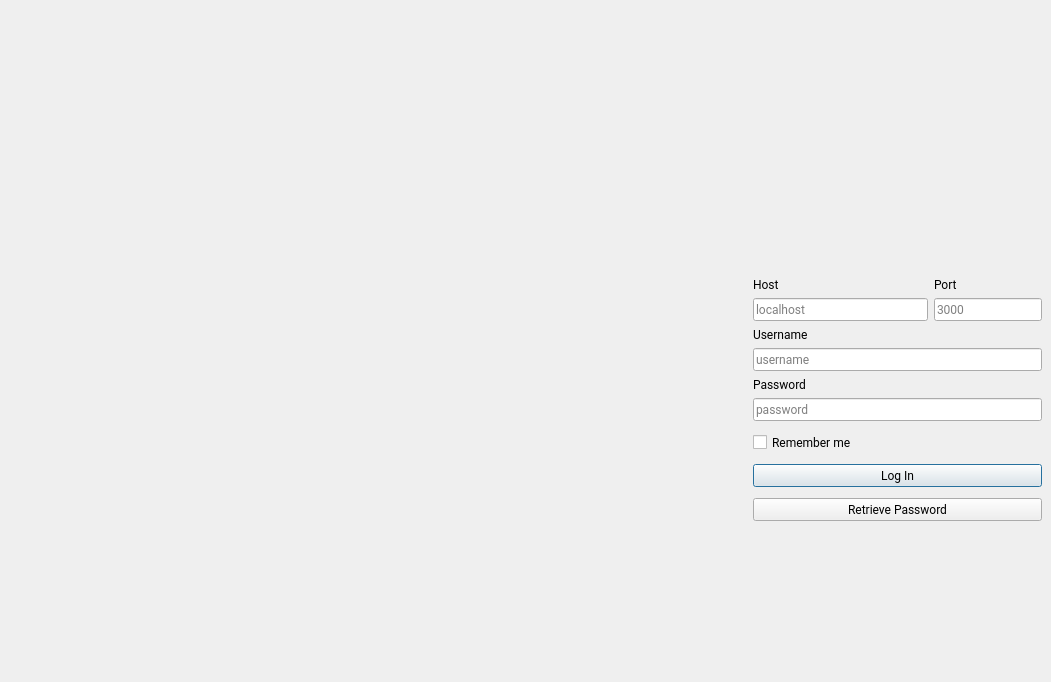
<?xml version="1.0" encoding="UTF-8"?>
<ui version="4.0">
 <class>LoginForm</class>
 <widget class="QWidget" name="LoginForm">
  <property name="geometry">
   <rect>
    <x>0</x>
    <y>0</y>
    <width>1051</width>
    <height>682</height>
   </rect>
  </property>
  <property name="font">
   <font>
    <family>Roboto</family>
   </font>
  </property>
  <property name="windowTitle">
   <string>QLibraryLogin</string>
  </property>
  <property name="windowIcon">
   <iconset resource="../../resources/resource.qrc">
    <normaloff>:/images/LibraryLogo.png</normaloff>:/images/LibraryLogo.png</iconset>
  </property>
  <property name="styleSheet">
   <string notr="true"/>
  </property>
  <layout class="QHBoxLayout" name="horizontalLayout" stretch="12,5">
   <property name="spacing">
    <number>6</number>
   </property>
   <property name="sizeConstraint">
    <enum>QLayout::SetDefaultConstraint</enum>
   </property>
   <property name="leftMargin">
    <number>0</number>
   </property>
   <property name="topMargin">
    <number>0</number>
   </property>
   <property name="rightMargin">
    <number>0</number>
   </property>
   <property name="bottomMargin">
    <number>0</number>
   </property>
   <item>
    <widget class="QLabel" name="label_6">
     <property name="minimumSize">
      <size>
       <width>400</width>
       <height>100</height>
      </size>
     </property>
     <property name="font">
      <font>
       <family>Montserrat</family>
      </font>
     </property>
     <property name="styleSheet">
      <string notr="true">border-image: url(:/images/LibraryBackground.jpg);</string>
     </property>
     <property name="text">
      <string/>
     </property>
    </widget>
   </item>
   <item>
    <widget class="QWidget" name="loginWidget" native="true">
     <property name="font">
      <font>
       <family>Roboto</family>
      </font>
     </property>
     <layout class="QVBoxLayout" name="verticalLayout">
      <item>
       <spacer name="verticalSpacer">
        <property name="orientation">
         <enum>Qt::Vertical</enum>
        </property>
        <property name="sizeType">
         <enum>QSizePolicy::Expanding</enum>
        </property>
        <property name="sizeHint" stdset="0">
         <size>
          <width>20</width>
          <height>40</height>
         </size>
        </property>
       </spacer>
      </item>
      <item>
       <widget class="QLabel" name="logoLabel">
        <property name="sizePolicy">
         <sizepolicy hsizetype="Preferred" vsizetype="Preferred">
          <horstretch>0</horstretch>
          <verstretch>0</verstretch>
         </sizepolicy>
        </property>
        <property name="minimumSize">
         <size>
          <width>50</width>
          <height>100</height>
         </size>
        </property>
        <property name="font">
         <font>
          <family>Montserrat</family>
         </font>
        </property>
        <property name="styleSheet">
         <string notr="true"> image: url(:/images/LibraryLogo.png);</string>
        </property>
        <property name="text">
         <string/>
        </property>
       </widget>
      </item>
      <item>
       <spacer name="verticalSpacer_2">
        <property name="orientation">
         <enum>Qt::Vertical</enum>
        </property>
        <property name="sizeType">
         <enum>QSizePolicy::Fixed</enum>
        </property>
        <property name="sizeHint" stdset="0">
         <size>
          <width>20</width>
          <height>10</height>
         </size>
        </property>
       </spacer>
      </item>
      <item>
       <layout class="QGridLayout" name="gridLayout" columnstretch="10,0">
        <item row="1" column="0">
         <widget class="QLineEdit" name="host">
          <property name="font">
           <font>
            <family>Montserrat</family>
           </font>
          </property>
          <property name="maxLength">
           <number>80</number>
          </property>
          <property name="placeholderText">
           <string>localhost</string>
          </property>
         </widget>
        </item>
        <item row="0" column="1">
         <widget class="QLabel" name="portLabel">
          <property name="font">
           <font>
            <family>Montserrat</family>
           </font>
          </property>
          <property name="text">
           <string>Port</string>
          </property>
         </widget>
        </item>
        <item row="0" column="0">
         <widget class="QLabel" name="hostLabel">
          <property name="font">
           <font>
            <family>Montserrat</family>
            <bold>false</bold>
           </font>
          </property>
          <property name="text">
           <string>Host</string>
          </property>
         </widget>
        </item>
        <item row="1" column="1">
         <widget class="QLineEdit" name="port">
          <property name="font">
           <font>
            <family>Montserrat</family>
           </font>
          </property>
          <property name="text">
           <string/>
          </property>
          <property name="maxLength">
           <number>80</number>
          </property>
          <property name="placeholderText">
           <string>3000</string>
          </property>
         </widget>
        </item>
       </layout>
      </item>
      <item>
       <widget class="QLabel" name="usernameLabel">
        <property name="font">
         <font>
          <family>Montserrat</family>
         </font>
        </property>
        <property name="text">
         <string>Username</string>
        </property>
       </widget>
      </item>
      <item>
       <widget class="QLineEdit" name="username">
        <property name="font">
         <font>
          <family>Montserrat</family>
         </font>
        </property>
        <property name="maxLength">
         <number>80</number>
        </property>
        <property name="placeholderText">
         <string>username</string>
        </property>
       </widget>
      </item>
      <item>
       <widget class="QLabel" name="passwordLabel">
        <property name="font">
         <font>
          <family>Montserrat</family>
         </font>
        </property>
        <property name="text">
         <string>Password</string>
        </property>
       </widget>
      </item>
      <item>
       <widget class="PasswordLineEdit" name="password">
        <property name="font">
         <font>
          <family>Montserrat</family>
         </font>
        </property>
        <property name="text">
         <string/>
        </property>
        <property name="maxLength">
         <number>80</number>
        </property>
        <property name="echoMode">
         <enum>QLineEdit::Password</enum>
        </property>
        <property name="placeholderText">
         <string>password</string>
        </property>
       </widget>
      </item>
      <item>
       <spacer name="verticalSpacer_3">
        <property name="orientation">
         <enum>Qt::Vertical</enum>
        </property>
        <property name="sizeType">
         <enum>QSizePolicy::Fixed</enum>
        </property>
        <property name="sizeHint" stdset="0">
         <size>
          <width>20</width>
          <height>5</height>
         </size>
        </property>
       </spacer>
      </item>
      <item>
       <widget class="QCheckBox" name="rememberMeCheckBox">
        <property name="font">
         <font>
          <family>Montserrat</family>
         </font>
        </property>
        <property name="text">
         <string>Remember me</string>
        </property>
       </widget>
      </item>
      <item>
       <spacer name="verticalSpacer_4">
        <property name="orientation">
         <enum>Qt::Vertical</enum>
        </property>
        <property name="sizeType">
         <enum>QSizePolicy::Fixed</enum>
        </property>
        <property name="sizeHint" stdset="0">
         <size>
          <width>20</width>
          <height>5</height>
         </size>
        </property>
       </spacer>
      </item>
      <item>
       <widget class="QPushButton" name="loginButton">
        <property name="font">
         <font>
          <family>Montserrat</family>
         </font>
        </property>
        <property name="text">
         <string>Log In</string>
        </property>
        <property name="autoDefault">
         <bool>false</bool>
        </property>
        <property name="default">
         <bool>true</bool>
        </property>
       </widget>
      </item>
      <item>
       <spacer name="verticalSpacer_5">
        <property name="orientation">
         <enum>Qt::Vertical</enum>
        </property>
        <property name="sizeType">
         <enum>QSizePolicy::Fixed</enum>
        </property>
        <property name="sizeHint" stdset="0">
         <size>
          <width>20</width>
          <height>5</height>
         </size>
        </property>
       </spacer>
      </item>
      <item>
       <widget class="QPushButton" name="retrievePasswordButton">
        <property name="font">
         <font>
          <family>Montserrat</family>
         </font>
        </property>
        <property name="text">
         <string>Retrieve Password</string>
        </property>
       </widget>
      </item>
      <item>
       <spacer name="verticalSpacer_6">
        <property name="orientation">
         <enum>Qt::Vertical</enum>
        </property>
        <property name="sizeHint" stdset="0">
         <size>
          <width>20</width>
          <height>40</height>
         </size>
        </property>
       </spacer>
      </item>
     </layout>
    </widget>
   </item>
  </layout>
 </widget>
 <customwidgets>
  <customwidget>
   <class>PasswordLineEdit</class>
   <extends>QLineEdit</extends>
   <header>passwordlineedit.h</header>
  </customwidget>
 </customwidgets>
 <resources>
  <include location="../../resources/resource.qrc"/>
 </resources>
 <connections/>
</ui>
